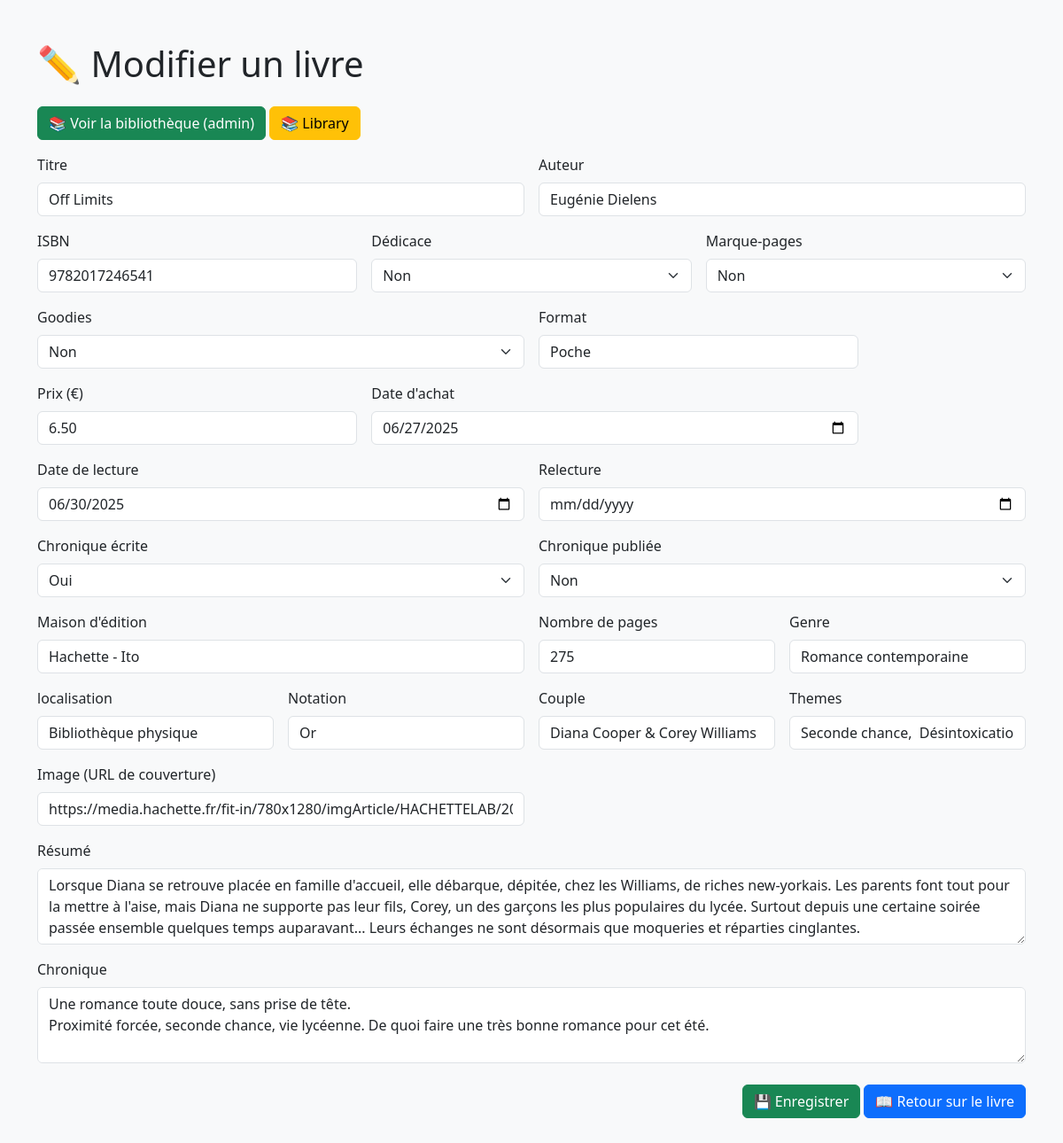
Before: /php/update.php?id=38 (signed in) with the older database file.
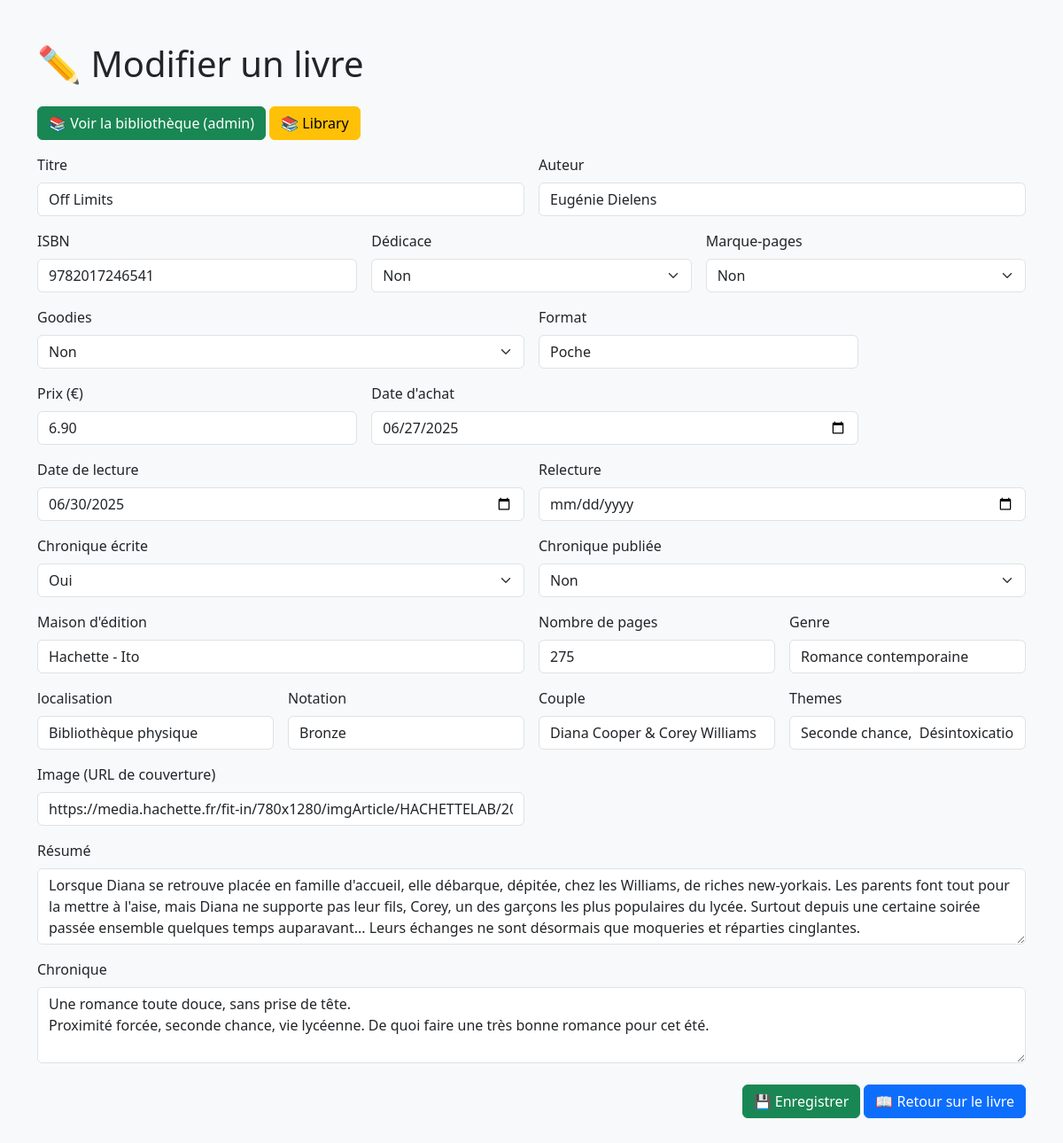
After: the same page with the newer database file.
### tables this page shows
CREATE TABLE `library` (
  `ID` int(11) NOT NULL,
  `Auteur` varchar(50) NOT NULL,
  `Titre` varchar(62) NOT NULL,
  `Dedicace` varchar(3) NOT NULL,
  `Marquepages` varchar(30) DEFAULT NULL,
  `Goodies` varchar(30) DEFAULT NULL,
  `ISBN` varchar(17) DEFAULT NULL,
  `Format` varchar(50) DEFAULT NULL,
  `Prix` decimal(10,2) DEFAULT NULL,
  `Date_achat` date DEFAULT NULL,
  `Date_lecture` date DEFAULT NULL,
  `Relecture` date DEFAULT NULL,
  `Chronique_ecrite` varchar(30) DEFAULT NULL,
  `Chronique_publiee` varchar(30) DEFAULT NULL,
  `Details` text DEFAULT NULL,
  `Chronique` text DEFAULT NULL,
  `Maison_edition` varchar(39) DEFAULT NULL,
  `Nombre_pages` varchar(4) DEFAULT NULL,
  `Notation` varchar(13) DEFAULT NULL,
  `Genre` varchar(28) DEFAULT NULL,
  `Couverture` varchar(255) DEFAULT '../assets/covers/TheAdventureOfBeebo.jpg',
  `Couple` varchar(255) DEFAULT NULL,
  `Themes` varchar(255) DEFAULT NULL,
  `localisation` varchar(255) NOT NULL
);

### php/update.php (the view, shortened to what this page needs)
<?php
include 'connexion.php';
$id = $_GET['id'] ?? null;
$stmt = $pdo->prepare("SELECT * FROM library WHERE ID = ?");
$stmt->execute([$id]);
$book = $stmt->fetch(PDO::FETCH_ASSOC);
?>
<!DOCTYPE html>
<html lang="fr">
<head>
    <link href="https://cdn.jsdelivr.net/npm/bootstrap@5.3.6/dist/css/bootstrap.min.css" rel="stylesheet" />
</head>
<body class="bg-light">
    <div class="container py-5">
        <h1 class="mb-4">✏️ Modifier un livre</h1>
        <a href="admin_book.php" class="btn btn-success mb-3">📚 Voir la bibliothèque (admin)</a>
        <a href="library.php" class="btn btn-warning mb-3">📚 Library</a>
        <form method="POST" class="row g-3">
            <?php
            function input($label, $name, $type = 'text', $size = 6, $list = null)
            {
                global $book;
                $value = $book[$name] ?? '';
                $value = htmlspecialchars($value);
                echo "<div class='col-md-$size'>
                    <label class='form-label'>$label</label>
                    <input type='$type' name='$name' class='form-control' value=\"$value\"" . ($list ? " list=\"$list\"" : "") . ">
                </div>";
            }
            function textarea($label, $name, $rows = 3, $size = 12)
            {
                global $book;
                $value = htmlspecialchars($book[$name] ?? '');
                echo "<div class='col-md-$size'>
                        <label class='form-label'>$label</label>
                        <textarea name='$name' class='form-control' rows='$rows'>$value</textarea>
                      </div>";
            }
            function selectOuiNon($label, $name, $size = 6)
            {
                global $book;
                $value = $book[$name] ?? '';
                echo "<div class='col-md-$size'>
                        <label class='form-label'>$label</label>
                        <select name='$name' class='form-select'>
                            <option value=''>--</option>
                            <option value='Oui'" . ($value === 'Oui' ? ' selected' : '') . ">Oui</option>
                            <option value='Non'" . ($value === 'Non' ? ' selected' : '') . ">Non</option>
                        </select>
                      </div>";
            }
            input('Titre', 'Titre');
            selectOuiNon('Dédicace', 'Dedicace', 4);
            input('Format', 'Format', 'text', 4, 'format-list');
            selectOuiNon('Chronique écrite', 'Chronique_ecrite', 6);
            echo "<div class='col-md-3'>
                    <label class='form-label'>Notation</label>
                    <input type='text' name='Notation' class='form-control' value=\"" . htmlspecialchars($book['Notation'] ?? '') . "\" list='notation-list'>
                  </div>";
            textarea("Résumé", 'Details');
            ?>
            <div class="col-12 text-end mt-4">
                <button type="submit" class="btn btn-success mb-3">💾 Enregistrer</button>
                <a href="book.php?id=<?= htmlspecialchars($id) ?>" class="btn btn-primary mb-3">📖 Retour sur le livre</a>
            </div>
        </form>
    </div>
</body>
</html>

Changed rows visible on the page:
changed library "Off Limits": Prix "6.50" → "6.90"; Notation "Or" → "Bronze"
